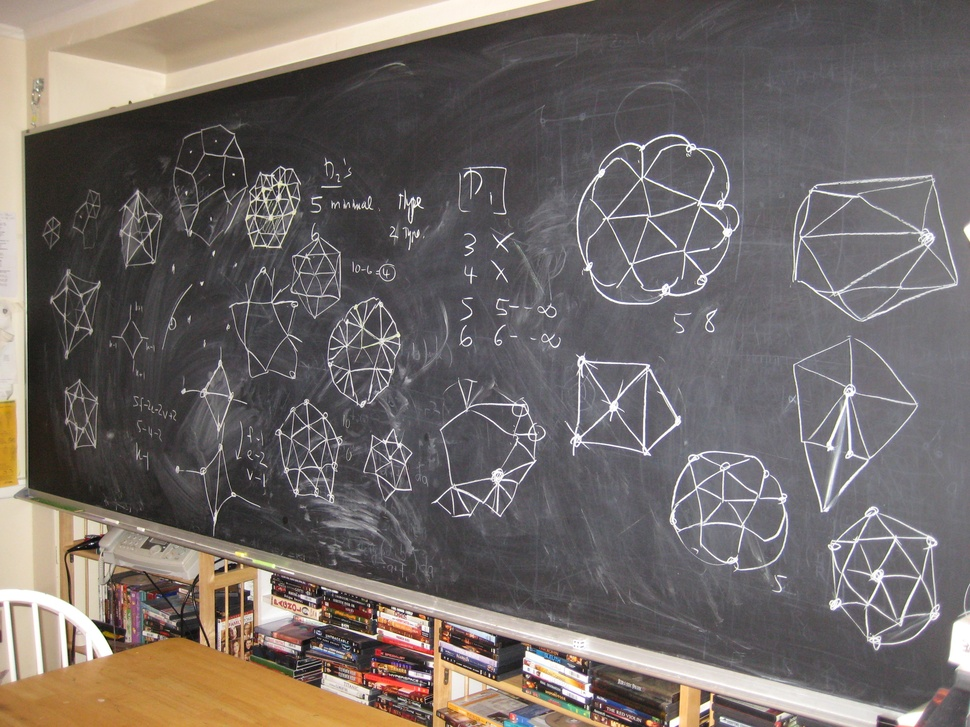
//> input picture codes/images/blackboard.jpg, 970 x 727 px, shrunk from 3072 x 2304 before the run
$ ./fuzzy_grayscale ../images/blackboard.jpg   (built with g++ and OpenCV 4)
//> lines starting //> are read from the running program, lines starting //| are printed output that depends on the picture
#include <iostream>
#include <vector>
#include <opencv2/highgui/highgui.hpp>

int main(int argc, const char *argv[])
{
	if (argc != 2) {
		std::cerr << "Usage: ./fuzzy_grayscale path_to_image" << std::endl;
		return 1;
	}

	// input image
	cv::Mat input = cv::imread(argv[1], cv::IMREAD_GRAYSCALE);
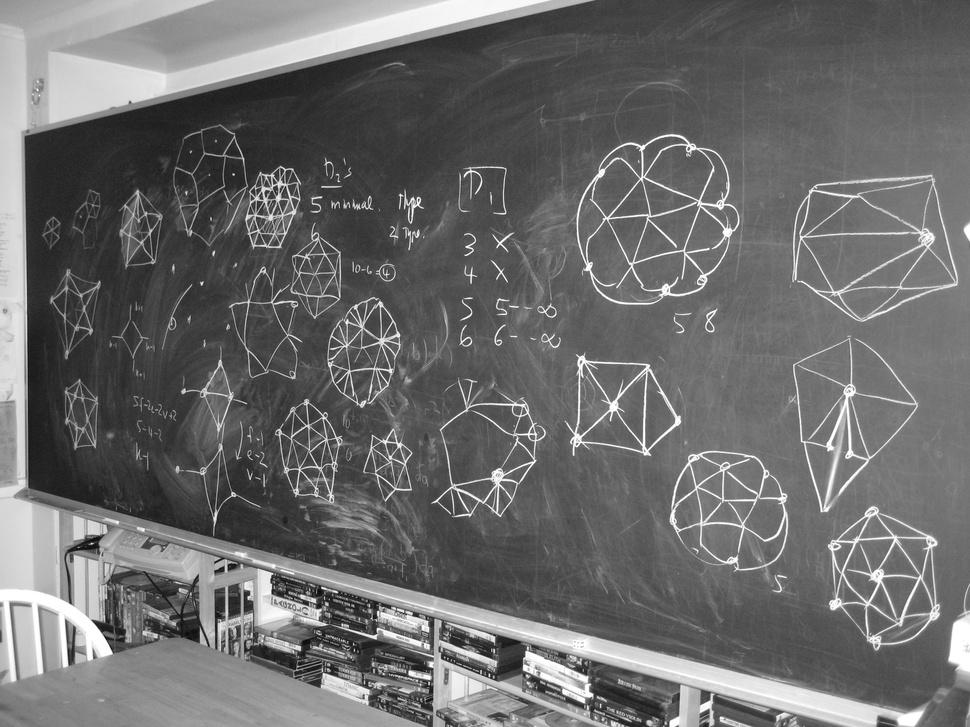
//> input: 727 rows x 970 cols, CV_8UC1; min 3, max 255, mean 108.2
    // output image
    cv::Mat output = cv::Mat(input.rows, input.cols, CV_8UC1, cv::Scalar(255));

    unsigned min_gray = *std::min_element(input.begin<unsigned char>(), input.end<unsigned char>());
//> min_gray = 3
    unsigned max_gray = *std::max_element(input.begin<unsigned char>(), input.end<unsigned char>());
//> max_gray = 255
    unsigned diff = max_gray - min_gray;
//> diff = 252

    for (int i = 0; i < input.rows; i++) {
        for (int j = 0; j <  input.cols; ++j) {
            // fuzzification
            double mem_func = (input.at<unsigned char>(i,j) - min_gray) / double(diff);

            // modification of membership function by INT operator
            if (mem_func <= 0.5 and mem_func > 0) {
                mem_func = 2 * pow(mem_func, 2);
            }
            else if (mem_func <= 1 and mem_func > 0.5) {
                mem_func = 1 - 2 * pow(1 - mem_func, 2);
            }

            // defuzzification
            output.at<unsigned char>(i,j) = min_gray + mem_func * diff;
        }
    }
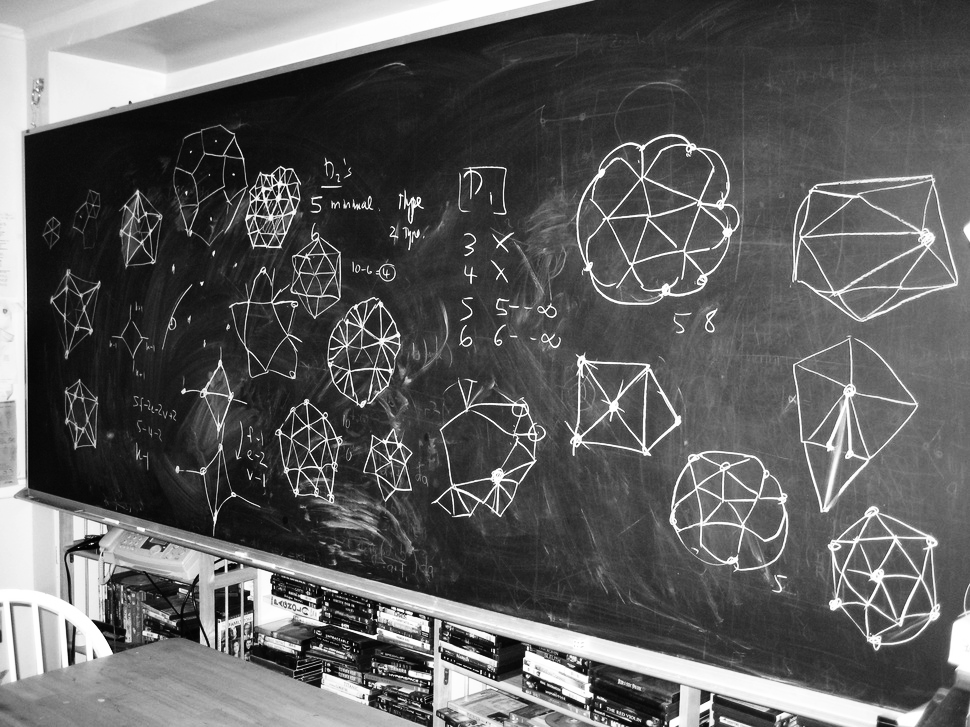
//> output: 727 rows x 970 cols, CV_8UC1; min 3, max 255, mean 94.5

    // Show and save
	namedWindow("Display window", cv::WINDOW_AUTOSIZE);
	imshow("Display window", output);
	cv::waitKey(0);
	imwrite("fuzzy_grayscale.jpg", output);

    return 0;
}

$ run again, on codes/images/mat.jpg
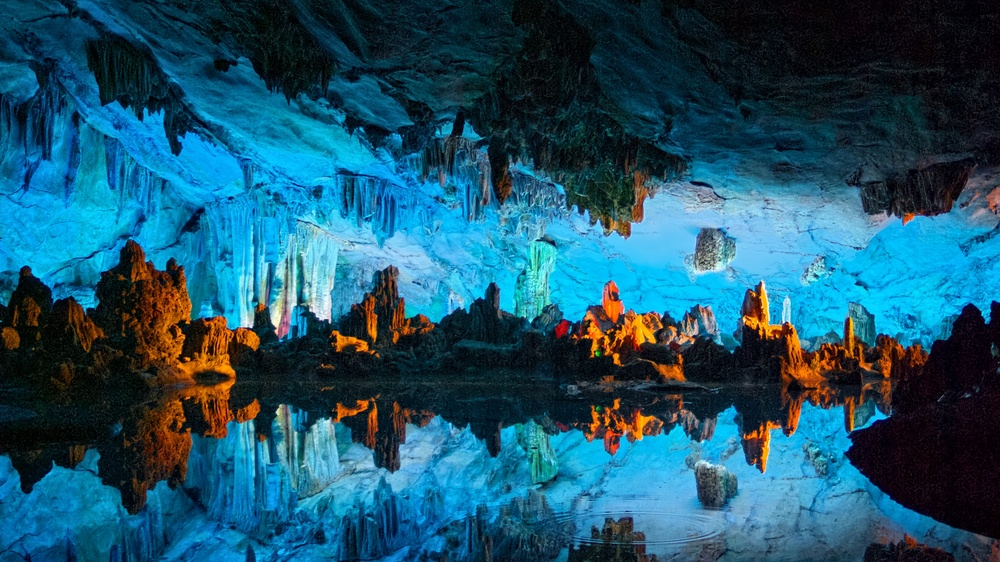
//> input picture codes/images/mat.jpg, 1000 x 562 px, shrunk from 3840 x 2160 before the run
//> `cv::Mat input = cv::imread(argv[1], cv::IMREAD_GRAYSCALE);`:
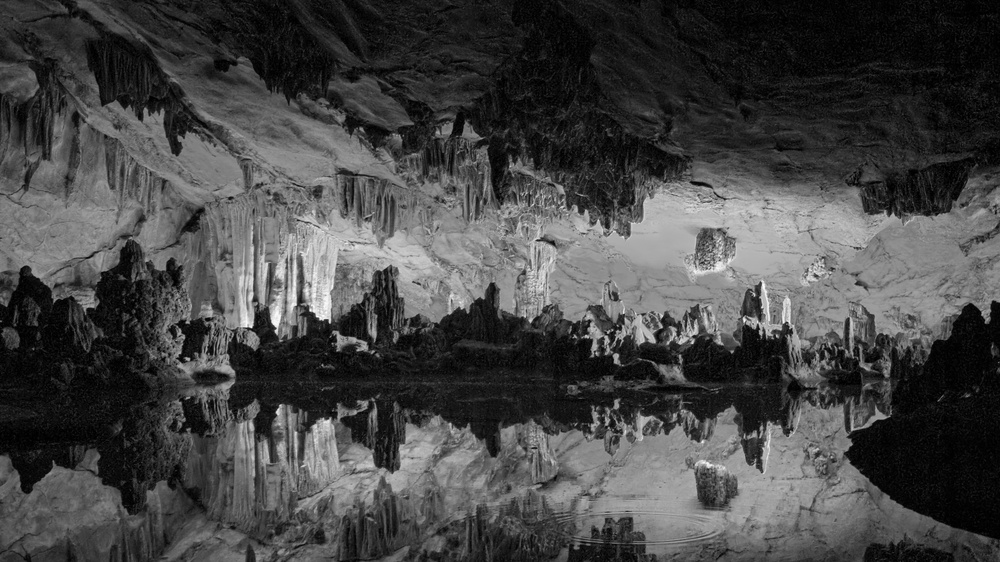
//> input: 562 rows x 1000 cols, CV_8UC1; min 0, max 255, mean 70
//> min_gray = 0
//> max_gray = 255
//> after the loop `for (int i = 0; i < input.rows; i++)`:
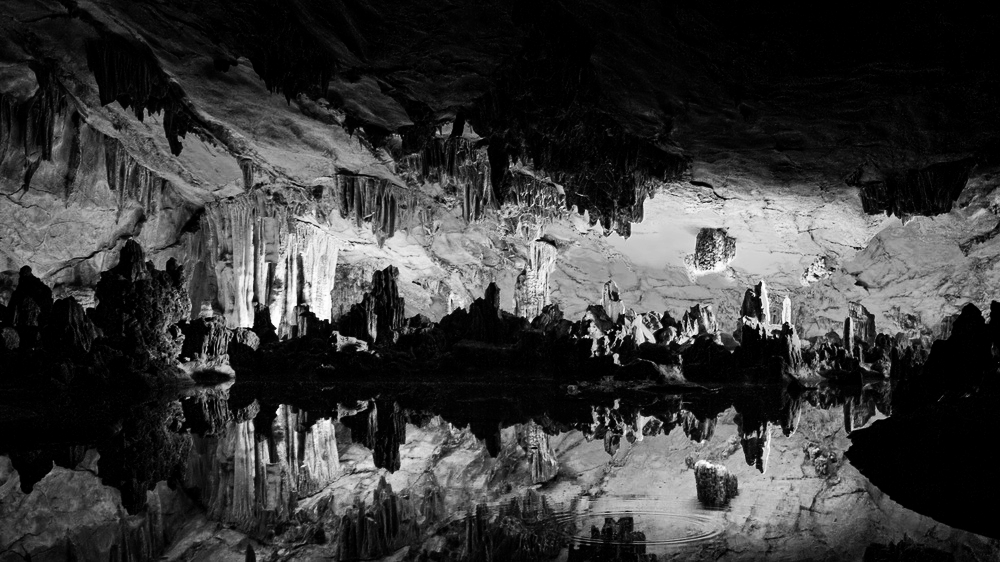
//> output: 562 rows x 1000 cols, CV_8UC1; min 0, max 255, mean 57.9
